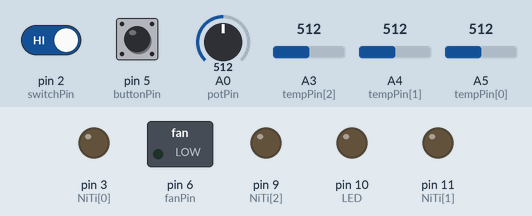
This sketch was run on a simulated Arduino Uno, built with avr-gcc and run on an emulated ATmega328P. Shown: switched loads named in the sketch (green lamp = pin HIGH), output pins drawn as LEDs (lit = HIGH). The test bench sets the inputs (shaded band); at power-on: pin 2 (switchPin) HIGH, pin 5 (buttonPin) LOW, A0 (potPin) = 512, A3 (tempPin[2]) = 512, A4 (tempPin[1]) = 512, A5 (tempPin[0]) = 512. Sleep ends after the set time or at an interrupt.

Above: at 0.05 s.
4.8 s: pin 2 (switchPin) driven LOW
At 5.6 s:
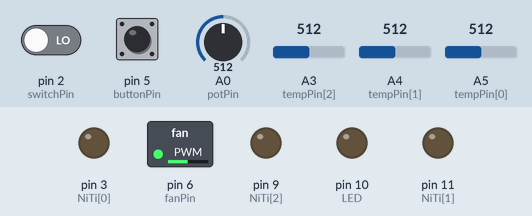
12.1 s: pin 2 (switchPin) driven LOW
At 17.7 s:
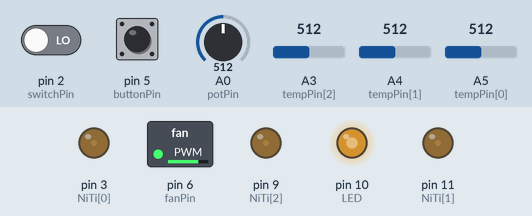
17.9 s: pin 2 (switchPin) driven HIGH
Timing chart, 0 to 22.4 s (numbered marks = the images above; inputs shaded):
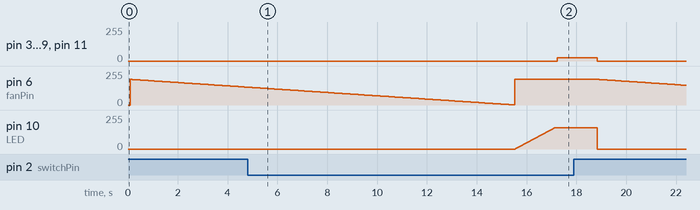

The sketch:

NiTi_heating_3_wires_with_LED_pot_switch_fan_cycling_button.ino
```cpp
/*  based on several examples from the arduino IDE, and:
     http://playground.arduino.cc/Learning/ArduinoSleepCode
     https://spaghettionastick.wordpress.com/2011/10/17/nitinol-flexinol-muscle-wire-shape-memory-alloy/
     http://www.talkingelectronics.com/projects/Nitinol/Nitinol-2.html
     http://www.righto.com/2009/07/secrets-of-arduino-pwm.html
     http://playground.arduino.cc/Main/TimerPWMCheatsheet
     http://www.electroschematics.com/9540/arduino-fan-speed-controlled-temperature/
    */

// avr libraries included to facilitate use of switch
#include <avr/sleep.h>
#include <avr/power.h>
#include <avr/interrupt.h>

    const int switchPin = 2; // switch for the interrupt service routine
    const int potPin = A0; // potentiometer for LED intensity
    const int LED = 10; // LED PWM pin
//    const int tempPin[] = {A5}; // input pins of LM35 temp sensor
//    const int NiTi[] = {3}; // PWM pins for NiTi heating
    const int tempPin[] = {A5, A4, A3}; // input pins of LM35 temp sensor
    const int NiTi[] = {3, 11, 9}; // PWM pins for NiTi heating
    const int NiTi_pwm = 72; // provides duty cycle for NiTi heating as in n/256
    const int fanPin = 6; // PWM pin for fan
    const int buttonPin = 5;
    const int index = (sizeof(NiTi)/sizeof(int)); // number of entries in above arrays
    int localIndex = index;
    int minValue = NiTi_pwm-5; // min duty cycle for use when close to maximum allowable temp
    int maxValue = NiTi_pwm/2; // max duty cycle for use when slightly over maximum allowable temp heat
    int fan_pwm = 192; // 75% of maximum fan speed, so it will not burn out
    int potValue = 0;
    int potOutputValue = 0;
    int i = 0;
    int n = 0;
    int j = 0;
    int switchVal = 0;
    int buttonPushCounter = 1;   // counter for the number of button presses
    int buttonState = 0;         // current state of the button
    int lastButtonState = 0;     // previous state of the button
//    int temp[] = {0}; // must have the same no. of initializing params. as index
    int temp[] = {0, 0, 0}; // must have the same no. of initializing params. as index
    const int tempMin = 68; // the temperature to start control loop of heating the wire
    const int tempMax = 75; // the maximum temperature which the wire must not exceed
    int NiTiHeat[index];
//    int NiTiHeat[3];
    int afterSleep = 1;
    long lastDebounceTime = 0;  // the last time the output pin was toggled
    long debounceDelay = 50;    // the debounce time; increase if the output flickers

    void setup() {
      pinMode(switchPin, INPUT);
      pinMode(buttonPin,INPUT);
      digitalWrite(switchPin, HIGH);
      pinMode(potPin, INPUT);
      pinMode(LED, OUTPUT);
      for(n = 0; n<index; n++) {
        pinMode(NiTi[n], OUTPUT);
        pinMode(tempPin[n], INPUT);
      }
      pinMode(fanPin, OUTPUT);
      //Serial.begin(9600); // turn serial protocol ON
//    TCCR2B = TCCR2B & 0b11111000 | 0x05; // Hexadecimal number changes clock cycle duration for clock #2
                                           // Setting             Divisor     Frequency
                                           // 0x01          1          31372.55
                                           // 0x02          8          3921.16
                                           // 0x03          32          980.39
                                           // 0x04          64          490.20   <--DEFAULT
                                           // 0x05          128          245.10
                                           // 0x06          256          122.55
                                           // 0x07          1024          30.64
// since no discernible difference when used was evidenced, and clock #3 is used also, not used here - but kept for reference
    }


  void sleepNow() { // the arduino sleep function
      attachInterrupt(0, wakeUp, LOW); // use interrupt 0 (pin 2) and run function wakeUp when pin 2 gets LOW
      delay(50);
      set_sleep_mode(SLEEP_MODE_PWR_DOWN); // sleep mode is set here. PWR_DOWN is the most efficient.
      sleep_enable(); // enables the sleep bit in the mcucr register so sleep is possible. just a safety pin
      for(i; i>0; i--) {             // here all the periphirals are phased down, and their indexae initialized
        analogWrite(LED, i);         // first fade the LEDs
        delay(5);
      }
      digitalWrite(LED,LOW);
      for(n = 0; n<index; n++) {         // then make sure NiTi heating is off
        digitalWrite(NiTi[n], LOW);
      }
      for(j = fan_pwm; j>0; j--) {
        analogWrite(fanPin, j);
        delay(80);
      }
      digitalWrite(fanPin, LOW);
      //Serial.print("fan state:(off) ");
      sleep_mode(); // here the device is actually put to sleep!! THE PROGRAM CONTINUES FROM HERE AFTER WAKING UP
      sleep_disable(); // first thing after waking from sleep: disable sleep...
      detachInterrupt(0); // disables interrupt 0 on pin 2 so the wakeUpNow code will not be executed during normal running time.
   }

  void wakeUp() { //ISR
    afterSleep = 1;
  }

  void loop() {
    switchVal = digitalRead(switchPin); // check what is the switch state...
    delay(50);
    if (switchVal==HIGH) {              // and if it's high
      sleepNow();                 // send the arduino to sleep
    }
/*    Serial.println("\t sleep end");
    Serial.print("switch value: "); // this is just for debugging purposes
    Serial.println(switchVal);
    delay(5);*/
    analogWrite(fanPin, fan_pwm);
//    Serial.print("fan state:(on) ");
//    Serial.println(fanPin);
    potValue = analogRead(potPin); // read the analog in value, which defines the LED PWM
    potOutputValue = map(potValue, 0, 1023, 64, 255); // map it to the range of the analog out: potValue = analogRead(potPin);
    if (afterSleep == 1) {
    for (i = 0; i<potOutputValue; i++) { // fade in of LED, up to pot specified value
      analogWrite(LED, i);
      delay(10);
//      continue;
    }
    afterSleep = 0;
    }
    analogWrite(LED, potOutputValue); // redundant, just to be on the safe side
    buttonState = digitalRead(buttonPin);      // read the pushbutton input pin:
    delay(100);
//    if (buttonState != lastButtonState) {  // compare the buttonState to its previous state
//      lastDebounceTime = millis();
//    }
//    if ((millis() - lastDebounceTime) > debounceDelay) {
      if (buttonState != lastButtonState) {  // compare the buttonState to its previous state
       if (buttonState == HIGH) {    // if the state has changed, increment the counter
        if (buttonPushCounter < 3) {                            // if the current state is HIGH then the button went from off to on:
        buttonPushCounter++;
        } else {
          buttonPushCounter = 1;
        }
//      Serial.println("on");
//      Serial.print("number of button pushes:  ");
//      Serial.println(buttonPushCounter);
      }
/*      else {
      // if the current state is LOW then the button went from on to off:
      Serial.println("off");
      }*/
    }
    lastButtonState = buttonState;  // save the current state as the last state, for next time through the loop
    if(buttonPushCounter % 3 == 0) {  // turns on the LED every four button pushes by
      localIndex = 2;
    } else {                           // the modulo function gives you the remainder of the division of two numbers:
      if(buttonPushCounter %2 == 0) {    // checking the modulo of the button push counter.
        localIndex = 1;
      } else {
        localIndex = index;
      }
    }
    //Serial.print("button state: \t");
    //Serial.print(buttonState);
    //Serial.print("\t button presses: \t");
    //Serial.print(buttonPushCounter);
    //Serial.print("\t index: \t");
    //Serial.print(index);
    //Serial.print("\t local index: \t");
    //Serial.println(localIndex);
/*    Serial.print("pot value: ");
    Serial.print(potOutputValue);
    Serial.print("\t Temp: ");*/
    for(n = 0; n<index; n++) { // here every temp sensor is checked, and it's corresponding NiTi wire set with the appropriate PWM duty cycle
      if(n<localIndex) {
        temp[n] = readTemp(); // get the temperature
        if(temp[n] < tempMin) { // if temp is lower than minimum temp
          analogWrite(NiTi[n], NiTi_pwm);
        }
        if((temp[n] >= tempMin) && (temp[n] <= tempMax)) { // if temperature is higher than minimum temp and lower than maximum temp
          NiTiHeat[n] = map(temp[n], tempMin, tempMax, minValue, maxValue); // specifies duty cycles for min and max temp
          analogWrite(NiTi[n], NiTiHeat[n]); // PWM the NiTi in the specified duty cycle
        }
        if(temp[n] > tempMax) { // while temp is higher than tempMax
          analogWrite(NiTi[n], 25); // a very low duty cycle to allow for some cooling
        }
  /*      Serial.print("\t");
        Serial.print(n);
        Serial.print(": ");
        if(n<localIndex-1) {
          Serial.print(temp[n]);
        } else {
          Serial.println(temp[n]);
        }*/
      } else {
        digitalWrite(NiTi[n], LOW);
      }
      delay(1);
    }
    delay(20);
  }

    int readTemp() { // get the temperature and convert it to celsius
    temp[n] = analogRead(tempPin[n]);
    return temp[n] * 0.48828125;
    }
```

Measured:
- after the input at 17.9 s, pin 3 (NiTi[0]), pin 9 (NiTi[2]), pin 11 (NiTi[1]): 25/255 → 0/255 after 0.94 s; pin 6 (fanPin): moves from 192/255 to 148/255 over 3.4 s, starting after 1.0 s; pin 10 (LED): 159/255 → 0/255 after 0.94 s
